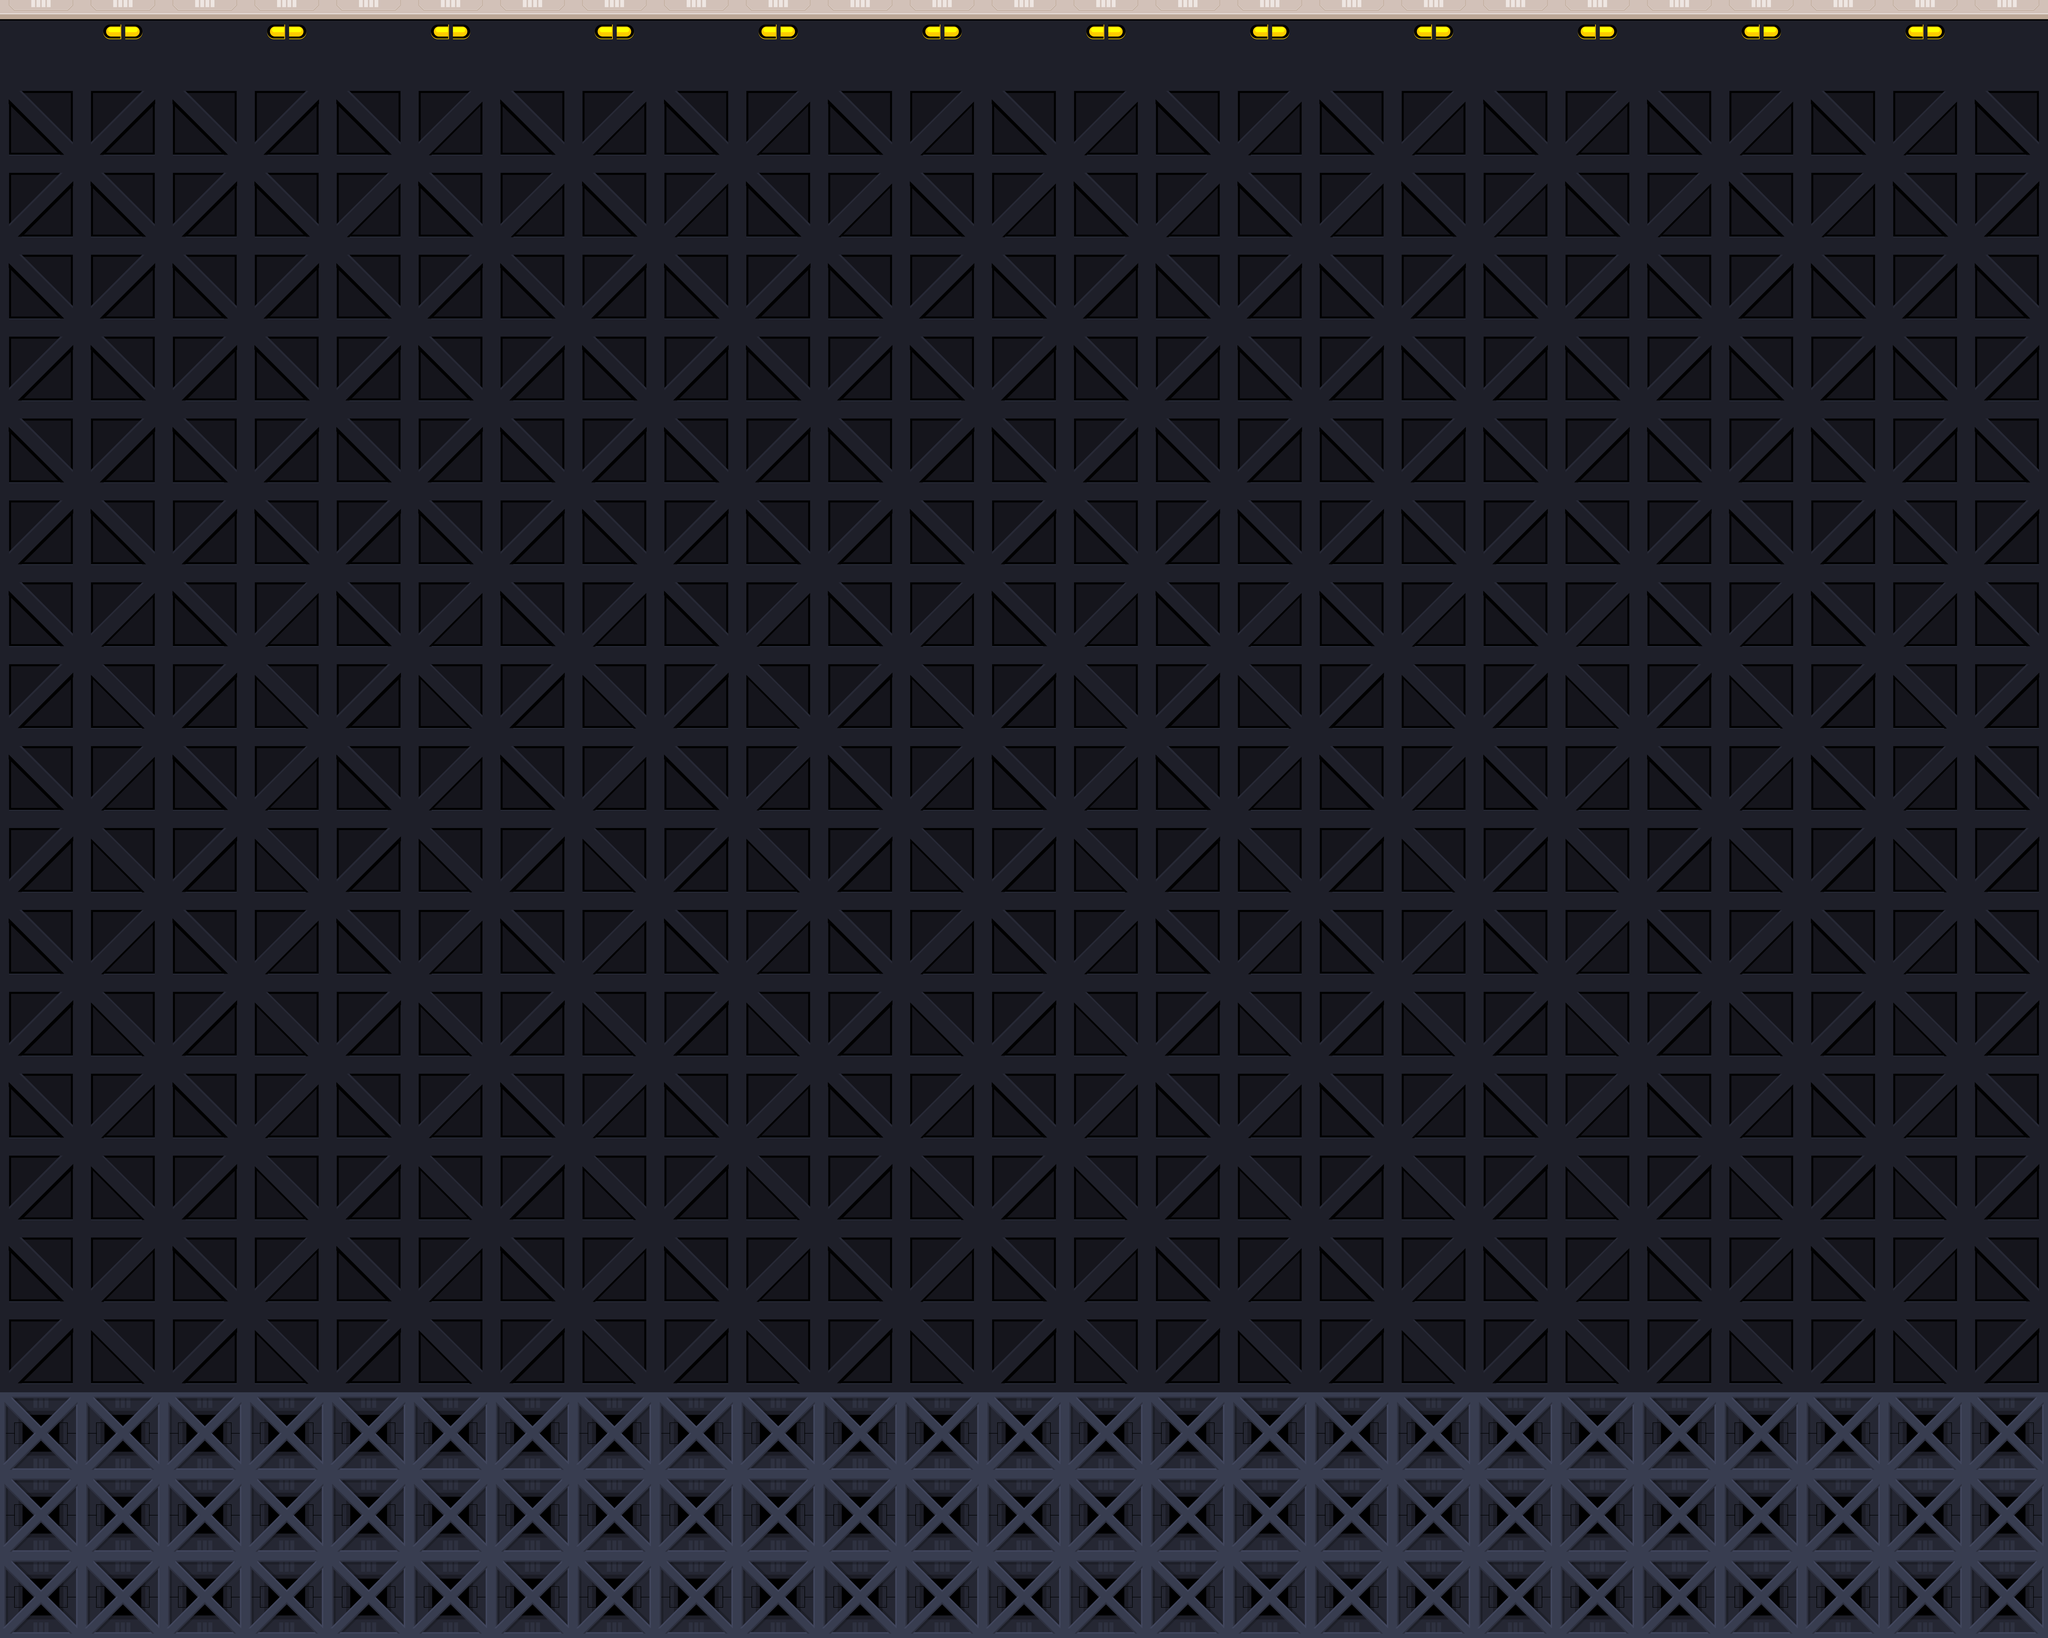

Below is a game level as drawn by its tile map, then a one-line description and the .tmx file that defines it, in full:
An orthogonal 25x20 tile map with 256x256 px tiles, 2 tile layers (BackGround, Level_Tiles), 2 tilesets and 4 objects (3x Door).

<map version="1.9" tiledversion="1.9.2" orientation="orthogonal" renderorder="right-down" width="25" height="20" tilewidth="256" tileheight="256" infinite="0" nextlayerid="4" nextobjectid="24">
 <editorsettings>
  <export format="tmx" />
 </editorsettings>
 <tileset firstgid="1" source="Org_Tiles.tsx" />
 <tileset firstgid="29" source="Org_Objects.tsx" />
 <layer id="1" name="BackGround" width="25" height="20">
  <data encoding="csv">
4,3,4,3,4,3,4,3,4,3,4,3,4,3,4,3,4,3,4,3,4,3,4,3,4,
6,5,6,2147483654,6,8,6,8,6,8,6,8,6,8,6,8,6,8,6,8,6,8,6,8,6,
5,6,5,6,8,6,8,6,8,6,8,6,8,6,8,6,8,6,8,6,8,6,8,6,5,
6,2147483654,6,2147483654,6,2147483654,6,2147483654,6,2147483654,6,2147483654,6,2147483654,6,2147483654,6,2147483654,6,2147483654,6,2147483654,6,2147483654,6,
5,2147483653,5,2147483653,5,2147483653,5,2147483653,5,2147483653,5,2147483653,5,2147483653,5,2147483653,5,2147483653,5,2147483653,5,2147483653,5,2147483653,5,
6,2147483654,6,2147483654,6,2147483654,6,2147483654,6,2147483654,6,2147483654,6,2147483654,6,2147483654,6,2147483654,6,2147483654,6,2147483654,6,2147483654,6,
5,2147483653,5,2147483653,5,2147483653,5,2147483653,5,2147483653,5,2147483653,5,2147483653,5,2147483653,5,2147483653,5,2147483653,5,2147483653,5,2147483653,5,
6,8,6,8,6,8,6,8,6,8,6,8,6,8,6,8,6,8,6,8,6,8,6,8,6,
5,7,5,7,5,7,5,7,5,7,5,7,5,7,5,7,5,7,5,7,5,7,5,7,5,
6,8,6,8,6,8,6,8,6,8,6,8,6,8,6,8,6,8,6,8,6,8,6,8,6,
5,7,5,7,5,7,5,7,5,7,5,7,5,7,5,7,5,7,5,7,5,7,5,7,5,
6,8,6,8,6,8,6,8,6,8,6,8,6,8,6,8,6,8,6,8,6,8,6,8,6,
5,7,5,7,5,7,5,7,5,7,5,7,5,7,5,7,5,7,5,7,5,7,5,7,5,
6,8,6,8,6,8,6,8,6,8,6,8,6,8,6,8,6,8,6,8,6,8,6,8,6,
5,7,5,7,5,7,5,7,5,7,5,7,5,7,5,7,5,7,5,7,5,7,5,7,5,
6,8,6,8,6,8,6,8,6,8,6,8,6,8,6,8,6,8,6,8,6,8,6,8,6,
5,7,5,7,5,7,5,7,5,7,5,7,5,7,5,7,5,7,5,7,5,7,5,7,5,
6,8,6,8,6,8,6,8,6,8,6,8,6,8,6,8,6,8,6,8,6,8,6,8,6,
5,7,5,7,5,7,5,7,5,7,5,7,5,7,5,7,5,7,5,7,5,7,5,7,5,
6,8,6,8,6,8,6,8,6,8,6,8,6,8,6,8,6,8,6,8,6,8,6,8,6
</data>
 </layer>
 <layer id="2" name="Level_Tiles" width="25" height="20">
  <data encoding="csv">
0,0,0,0,0,0,0,0,0,0,0,0,0,0,0,0,0,0,0,0,0,0,0,0,0,
0,0,0,0,0,0,0,0,0,0,0,0,0,0,0,0,0,0,0,0,0,0,0,0,0,
0,0,0,0,0,0,0,0,0,0,0,0,0,0,0,0,0,0,0,0,0,0,0,0,0,
0,0,0,0,0,0,0,0,0,0,0,0,0,0,0,0,0,0,0,0,0,0,0,0,0,
0,0,0,0,0,0,0,0,0,0,0,0,0,0,0,0,0,0,0,0,0,0,0,0,0,
0,0,0,0,0,0,0,0,0,0,0,0,0,0,0,0,0,0,0,0,0,0,0,0,0,
0,0,0,0,0,0,0,0,0,0,0,0,0,0,0,0,0,0,0,0,0,0,0,0,0,
0,0,0,0,0,0,0,0,0,0,0,0,0,0,0,0,0,0,0,0,0,0,0,0,0,
0,0,0,0,0,0,0,0,0,0,0,0,0,0,0,0,0,0,0,0,0,0,0,0,0,
0,0,0,0,0,0,0,0,0,0,0,0,0,0,0,0,0,0,0,0,0,0,0,0,0,
0,0,0,0,0,0,0,0,0,0,0,0,0,0,0,0,0,0,0,0,0,0,0,0,0,
0,0,0,0,0,0,0,0,0,0,0,0,0,0,0,0,0,0,0,0,0,0,0,0,0,
0,0,0,0,0,0,0,0,0,0,0,0,0,0,0,0,0,0,0,0,0,0,0,0,0,
0,0,0,0,0,0,0,0,0,0,0,0,0,0,0,0,0,0,0,0,0,0,0,0,0,
0,0,0,0,0,0,0,0,0,0,0,0,0,0,0,0,0,0,0,0,0,0,0,0,0,
0,0,0,0,0,0,0,0,0,0,0,0,0,0,0,0,0,0,0,0,0,0,0,0,0,
0,0,0,0,0,0,0,0,0,0,0,0,0,0,0,0,0,0,0,0,0,0,0,0,0,
18,18,18,18,18,18,18,18,18,18,18,18,18,18,18,18,18,18,18,18,18,18,18,18,18,
18,18,18,18,18,18,18,18,18,18,18,18,18,18,18,18,18,18,18,18,18,18,18,18,18,
18,18,18,18,18,18,18,18,18,18,18,18,18,18,18,18,18,18,18,18,18,18,18,18,18
</data>
 </layer>
 <objectgroup id="3" name="Level_Objects">
  <object id="2" name="Start_Door" class="Door" gid="29" x="76" y="4296" width="704" height="1064" />
  <object id="23" name="Choice2" class="Door" gid="29" x="3652.98" y="4284" width="704" height="1064" />
  <object id="22" name="Choice1" class="Door" gid="29" x="1996.53" y="4308" width="704" height="1064" />
  <object id="21" gid="33" x="2983.42" y="4345.21" width="328" height="657" />
 </objectgroup>
</map>
